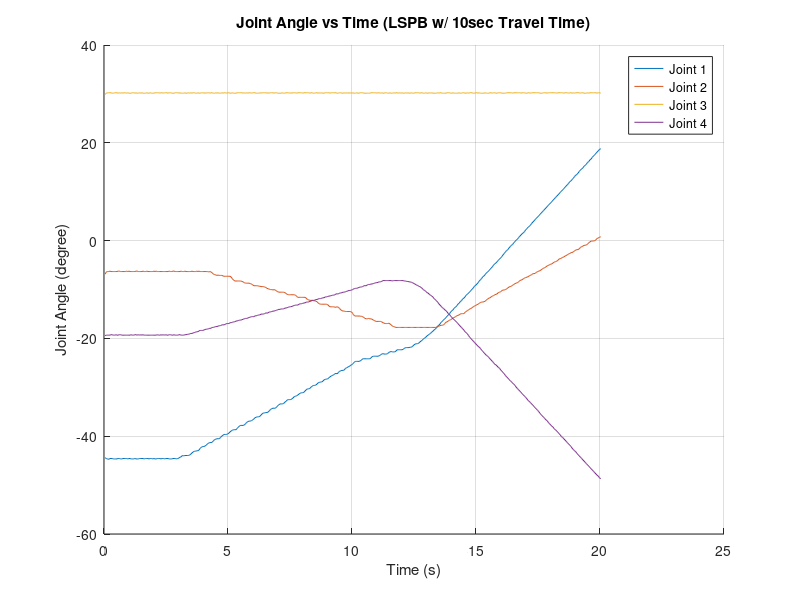
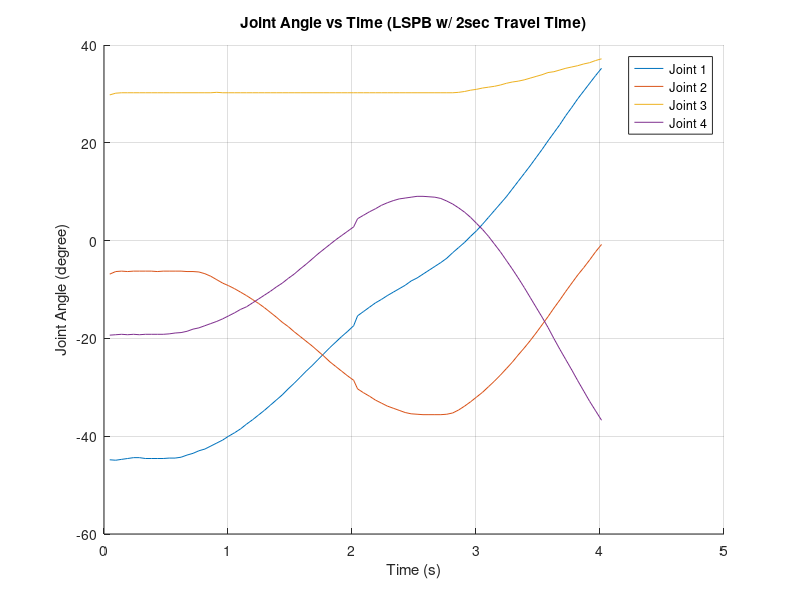

The MATLAB source for these figures, in order:
clc;
clear;
close all;

load Task3Data10sec.mat
j_10_c = j_angles;
j_10_t = t_values;
j_10_i = iter;

load Task3Data2sec.mat
j_2_c = j_angles;
j_2_t = t_values;
j_2_i = iter;

figure;
hold on;
grid on;
plot(j_10_t(1:(j_10_i-1)),j_10_c(1,1:(j_10_i-1)), 'DisplayName', 'Joint 1')
plot(j_10_t(1:(j_10_i-1)),j_10_c(2,1:(j_10_i-1)), 'DisplayName', 'Joint 2')
plot(j_10_t(1:(j_10_i-1)),j_10_c(3,1:(j_10_i-1)), 'DisplayName', 'Joint 3')
plot(j_10_t(1:(j_10_i-1)),j_10_c(4,1:(j_10_i-1)), 'DisplayName', 'Joint 4')
title("Joint Angle vs Time (LSPB w/ 10sec Travel Time)")
xlabel("Time (s)")
ylabel("Joint Angle (degree)")
legend
hold off;

figure;
hold on;
grid on;
plot(j_2_t(1:(j_2_i-1)),j_2_c(1,1:(j_2_i-1)), 'DisplayName', 'Joint 1')
plot(j_2_t(1:(j_2_i-1)),j_2_c(2,1:(j_2_i-1)), 'DisplayName', 'Joint 2')
plot(j_2_t(1:(j_2_i-1)),j_2_c(3,1:(j_2_i-1)), 'DisplayName', 'Joint 3')
plot(j_2_t(1:(j_2_i-1)),j_2_c(4,1:(j_2_i-1)), 'DisplayName', 'Joint 4')
title("Joint Angle vs Time (LSPB w/ 2sec Travel Time)")
xlabel("Time (s)")
ylabel("Joint Angle (degree)")
legend